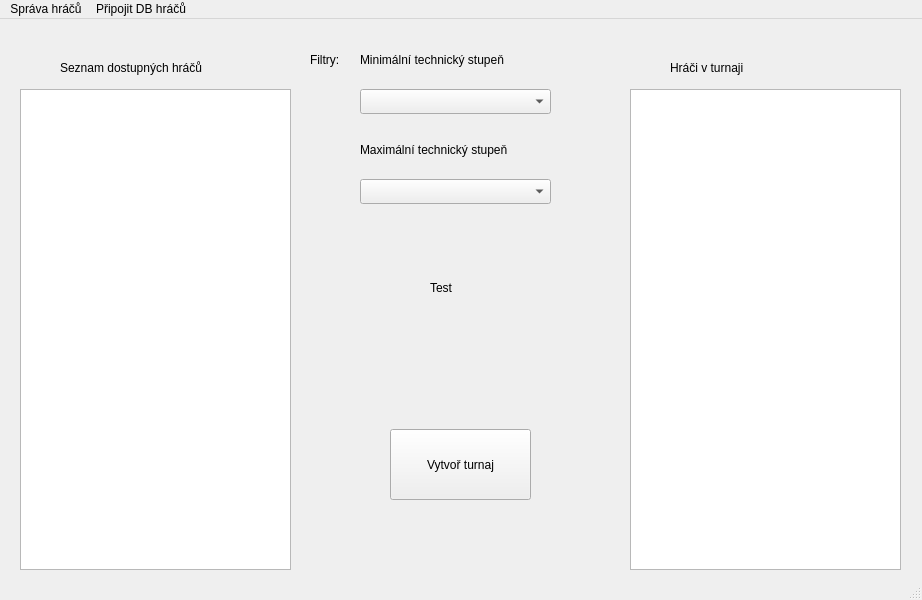
<?xml version="1.0" encoding="UTF-8"?>
<ui version="4.0">
 <class>MainWindow</class>
 <widget class="QMainWindow" name="MainWindow">
  <property name="geometry">
   <rect>
    <x>0</x>
    <y>0</y>
    <width>922</width>
    <height>600</height>
   </rect>
  </property>
  <property name="windowTitle">
   <string>MainWindow</string>
  </property>
  <widget class="QWidget" name="centralwidget">
   <widget class="QListWidget" name="listWidgetPlayers">
    <property name="geometry">
     <rect>
      <x>20</x>
      <y>70</y>
      <width>271</width>
      <height>481</height>
     </rect>
    </property>
   </widget>
   <widget class="QLabel" name="label">
    <property name="geometry">
     <rect>
      <x>60</x>
      <y>40</y>
      <width>221</width>
      <height>17</height>
     </rect>
    </property>
    <property name="text">
     <string>Seznam dostupných hráčů</string>
    </property>
   </widget>
   <widget class="QComboBox" name="comboBox">
    <property name="geometry">
     <rect>
      <x>360</x>
      <y>70</y>
      <width>191</width>
      <height>25</height>
     </rect>
    </property>
   </widget>
   <widget class="QPushButton" name="pushButton">
    <property name="geometry">
     <rect>
      <x>390</x>
      <y>410</y>
      <width>141</width>
      <height>71</height>
     </rect>
    </property>
    <property name="text">
     <string>Vytvoř turnaj</string>
    </property>
   </widget>
   <widget class="QLabel" name="label_2">
    <property name="geometry">
     <rect>
      <x>310</x>
      <y>30</y>
      <width>81</width>
      <height>21</height>
     </rect>
    </property>
    <property name="text">
     <string>Filtry:</string>
    </property>
   </widget>
   <widget class="QLabel" name="label_4">
    <property name="geometry">
     <rect>
      <x>360</x>
      <y>120</y>
      <width>191</width>
      <height>21</height>
     </rect>
    </property>
    <property name="text">
     <string>Maximální technický stupeň</string>
    </property>
   </widget>
   <widget class="QLabel" name="label_5">
    <property name="geometry">
     <rect>
      <x>360</x>
      <y>30</y>
      <width>191</width>
      <height>21</height>
     </rect>
    </property>
    <property name="text">
     <string>Minimální technický stupeň</string>
    </property>
   </widget>
   <widget class="QComboBox" name="comboBox_2">
    <property name="geometry">
     <rect>
      <x>360</x>
      <y>160</y>
      <width>191</width>
      <height>25</height>
     </rect>
    </property>
   </widget>
   <widget class="QLabel" name="label_3">
    <property name="geometry">
     <rect>
      <x>670</x>
      <y>40</y>
      <width>221</width>
      <height>17</height>
     </rect>
    </property>
    <property name="text">
     <string>Hráči v turnaji</string>
    </property>
   </widget>
   <widget class="QListWidget" name="listWidgetPlayers_2">
    <property name="geometry">
     <rect>
      <x>630</x>
      <y>70</y>
      <width>271</width>
      <height>481</height>
     </rect>
    </property>
   </widget>
   <widget class="QLabel" name="label_6">
    <property name="geometry">
     <rect>
      <x>430</x>
      <y>260</y>
      <width>67</width>
      <height>17</height>
     </rect>
    </property>
    <property name="text">
     <string>Test</string>
    </property>
   </widget>
  </widget>
  <widget class="QMenuBar" name="menubar">
   <property name="geometry">
    <rect>
     <x>0</x>
     <y>0</y>
     <width>922</width>
     <height>22</height>
    </rect>
   </property>
   <widget class="QMenu" name="menuP_idat_hr_e">
    <property name="title">
     <string>Správa hráčů</string>
    </property>
    <addaction name="actionP_idat_hr_e"/>
    <addaction name="actionOdstranit_hr_e"/>
   </widget>
   <widget class="QMenu" name="menuP_ipojit_DB_hr">
    <property name="title">
     <string>Připojit DB hráčů</string>
    </property>
   </widget>
   <addaction name="menuP_idat_hr_e"/>
   <addaction name="menuP_ipojit_DB_hr"/>
  </widget>
  <widget class="QStatusBar" name="statusbar"/>
  <action name="actionP_idat_hr_e">
   <property name="text">
    <string>Přidat hráče</string>
   </property>
  </action>
  <action name="actionOdstranit_hr_e">
   <property name="text">
    <string>Odstranit hráče</string>
   </property>
  </action>
 </widget>
 <resources/>
 <connections/>
</ui>
